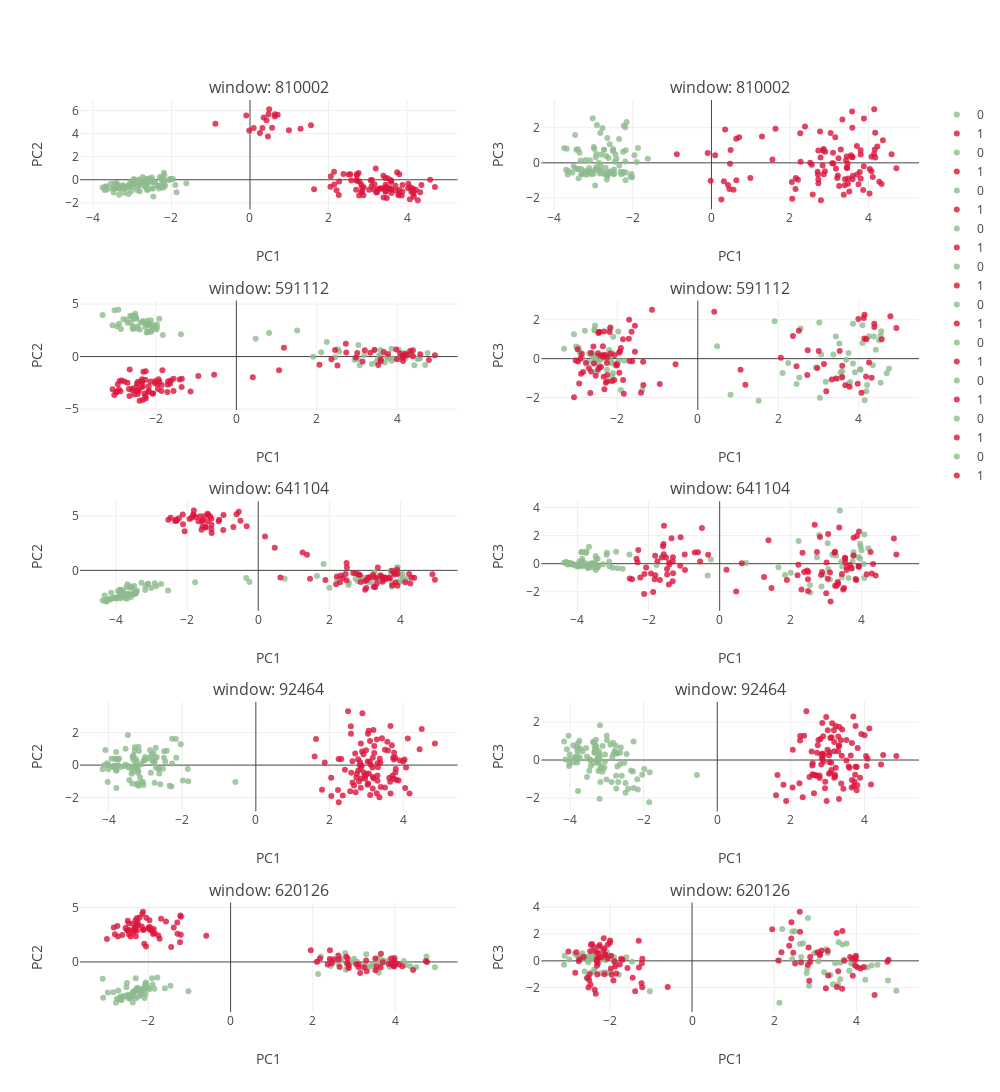

Notebook code for this chart:
### Markdown cell above
### I. Local variation sample

Visualize genetic structure at local windows using PCA. Plot colors will correspond to the Mean shift clustering above. 

Use the list `plot_who` to plot only accessions from specific groups.

Use the list `shade` to lower the opacity of samples from specific groups.

### Code cell
## a look at local windows
from structure_tools.Tutorial_subplots import window_sample_plot

windows_pick= 5
Chr= 1

ref_labels= [0,1]

plot_who= []
shade= [x for x in range(len(label_select)) if x not in ref_labels]

window_sample_plot(Windows,
                   label_select,
                   PCA_color_ref,
                   plot_who= plot_who,
                   shade= shade,
                   Chr= 1,
                   windows_pick= windows_pick,
                   height= 1500,width= 1000)
